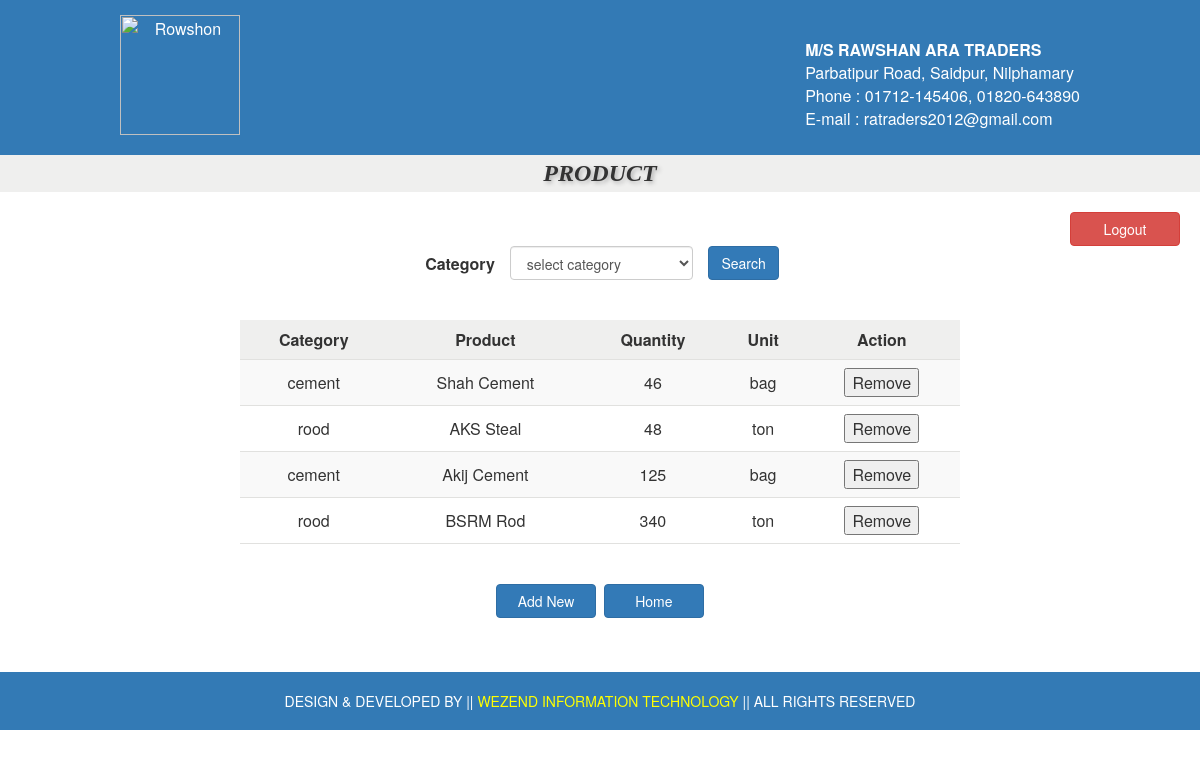
/src/product.php (signed in), run on an earlier commit of the app's database.
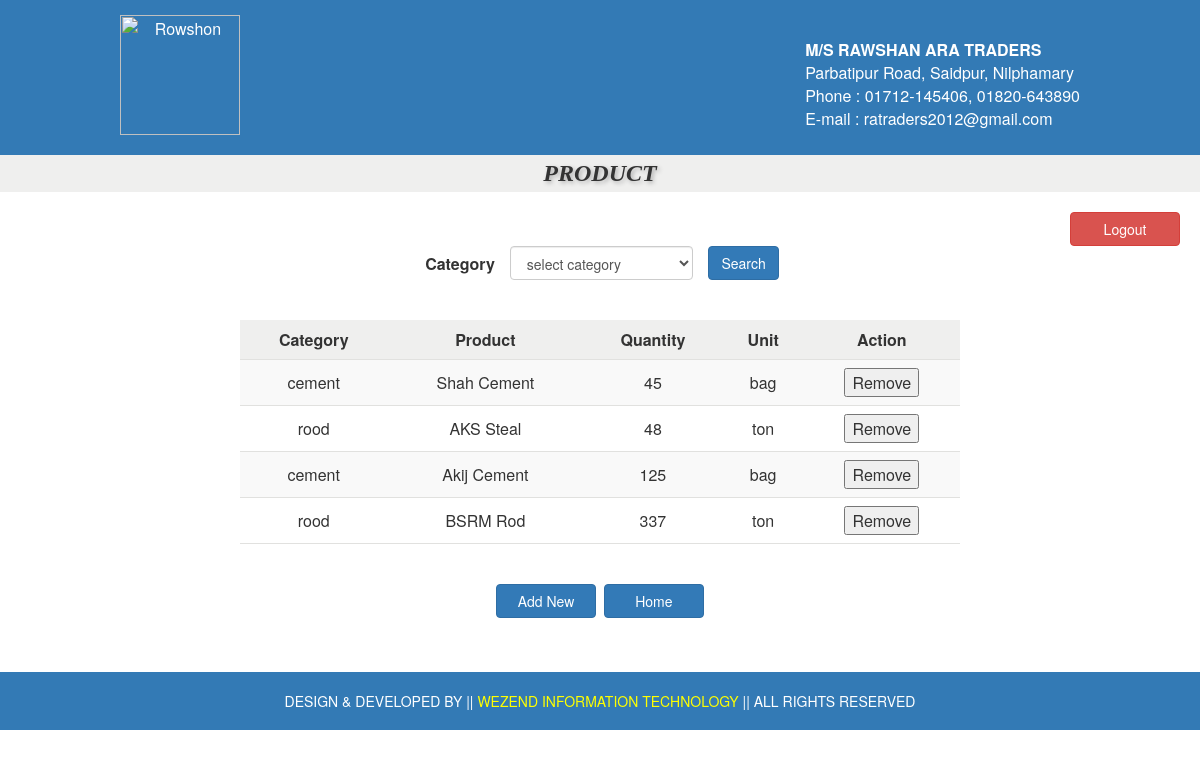
And on a later commit of the database.
### tables this page shows
CREATE TABLE IF NOT EXISTS `product` (
`product_id` int(11) NOT NULL,
  `product_name` varchar(80) NOT NULL,
  `ctg_id` int(11) NOT NULL,
  `quantity` double NOT NULL
);

CREATE TABLE IF NOT EXISTS `category` (
`ctg_id` int(11) NOT NULL,
  `ctg_name` varchar(50) NOT NULL,
  `unit_name` varchar(50) NOT NULL
);

### src/product.php (the view, shortened to what this page needs)
<?php include 'header.php';?>
<!DOCTYPE html>
<html>
<head>
		<link rel="stylesheet" href="css/bootstrap.min.css">
	<link rel="stylesheet" type="text/css" href="style.css">
</head>
<body>
<center>
<div class="add_ctg_heading">PRODUCT</div>
<div align="right" style="padding-right:20px; padding-top:20px"><a href="logout.php" class="btn btn-danger" style="width:110px">Logout</a></div>
<form action="product.php?ctg_id=" method="GET">
<table style="width:33%">
<tr>
<td style="text-align:right; padding-right:15px"><b>Category</b></td>
<td style="padding-right:15px">
<select name="ctg_id" class="form-control" id="sel1">
					<option value="" disabled selected>select category</option>
					<?php
					$sql = "SELECT t1.`ctg_id`, t1.`ctg_name` FROM `category` as t1";
					?>
				</select>
</td>
<td>
<input type="submit" name="submit" value="Search" class="btn btn-primary">
</td>
</tr>
</form>
<br>
<?php
if(isset($_GET['ctg_id'])){
	  $ctgId = $_GET['ctg_id'];
	  if ($ctgId != "") {
	  	$sql = "SELECT t1.`product_id`, t1.`product_name`, t2.`ctg_name`, t1.`quantity`, t2.`unit_name` FROM `product` as t1 INNER JOIN `category` as t2 on t1.`ctg_id` = t2.`ctg_id` WHERE t1.`ctg_id`='$ctgId'";
	  }else{
	  	$sql = "SELECT t1.`product_id`, t1.`product_name`, t2.`ctg_name`, t1.`quantity`, t2.`unit_name` FROM `product` as t1 INNER JOIN `category` as t2 on t1.`ctg_id` = t2.`ctg_id`";
	  }
}else{
	$sql = "SELECT t1.`product_id`, t1.`product_name`, t2.`ctg_name`, t1.`quantity`, t2.`unit_name` FROM `product` as t1 INNER JOIN `category` as t2 on t1.`ctg_id` = t2.`ctg_id`";
}
?>
	<table class="table-striped" style="margin-top:20px; width:60%">
		<thead>
			<tr>
				<th>Category</th>
				<th>Product</th>
				<th>Quantity</th>
				<th>Unit</th>
				<th>Action</th>
			</tr>
		</thead>
		<tbody>
		<?php
			$result = mysql_query($sql);
			while($row = mysql_fetch_assoc($result)) {
					echo "<tr> <td>". $row["ctg_name"]."</td> <td>" . $row["product_name"]. "</td><td>".$row["quantity"]."</td><td>".$row["unit_name"]."</td><td><button onclick='removeItem(". $row["product_id"].");'>Remove</button></td> </tr>";
			}
		?>
		</tbody>
	</table>
	<br>
	<br>
	<a href="add_product.php" class="btn btn-primary" style="width:100px">Add New</a>&nbsp;
	<a href="home.php" class="btn btn-primary" style="width:100px">Home</a>
</center>
</body>
<?php include 'footer2.php';?>
</html>

What changed in the data, as far as the page shows it:
changed product "Shah Cement": quantity "46" → "45"
changed product "BSRM Rod": quantity "340" → "337"
